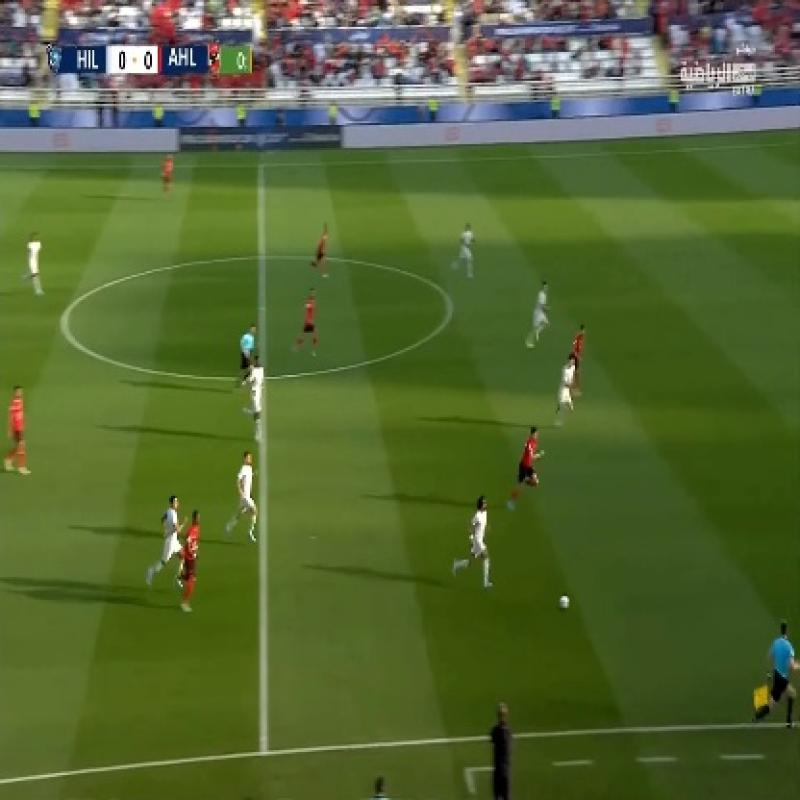
#> input picture Football Field.yolov11/test/images/02bb739e-8050-44b9-92e8-360945611fc0_jpg.rf.yLQYU0VUFDPMMO5NLO6e.jpg, 800 x 800 px; its folder holds only this picture in this run
$ python prepare_ball_dataset.py
#> lines starting #> are read from the running program, lines starting #| are printed output that depends on the picture
#> call 4 of build_split, with split = 'test', degrade_frac = 0, out_name = 'test_lowq', degrade_all = True
#> in build_split, img is the input picture: shape (800, 800, 3); mean B, G, R 51.7, 102.7, 84.4
"""
Prepara el dataset de balón con aumentado de DEGRADACIÓN para vídeo de baja calidad.
====================================================================================

Construye datasets/soccer_ball_lowq/ a partir de "Soccer-Ball-Detection 2.v5i.yolov11":

- train: enlaces simbólicos a las imágenes originales + una copia DEGRADADA
  del 60% de ellas (compresión JPEG fuerte, downscale-upscale, ruido gaussiano,
  motion blur, cambios de brillo/gamma, desaturación). Las labels no cambian
  (las degradaciones son fotométricas, no geométricas).
- valid: original limpio (mide rendimiento real sin trampas).
- test / test_lowq: original limpio y versión degradada completa, para evaluar
  la robustez a baja calidad por separado.

Uso:
    python scripts/prepare_ball_dataset.py
"""

import os
import random
import shutil
from pathlib import Path

import cv2
import numpy as np

REPO = Path(__file__).resolve().parent.parent
SRC = REPO / "Soccer-Ball-Detection 2.v5i.yolov11"
DST = REPO / "datasets" / "soccer_ball_lowq"
DEGRADE_FRACTION = 0.60  # fracción del train que recibe copia degradada
SEED = 42


def degrade(img: np.ndarray, rng: random.Random) -> np.ndarray:
    """Aplica una combinación aleatoria de degradaciones típicas de vídeo
    amateur: cámara barata, streaming recomprimido, poca luz, zoom digital."""
    h, w = img.shape[:2]
    out = img

    # 1. Pérdida de resolución (zoom digital / vídeo reescalado): siempre
    factor = rng.uniform(0.30, 0.70)
    small = cv2.resize(out, (max(2, int(w * factor)), max(2, int(h * factor))),
                       interpolation=cv2.INTER_AREA)
    out = cv2.resize(small, (w, h), interpolation=rng.choice(
        [cv2.INTER_LINEAR, cv2.INTER_NEAREST, cv2.INTER_CUBIC]))

    # 2. Motion blur (cámara en mano / panning brusco)
    if rng.random() < 0.5:
        k = rng.choice([5, 7, 9, 11])
        kernel = np.zeros((k, k), np.float32)
        angle = rng.uniform(0, 180)
        cv2.line(kernel,
                 (0, k // 2), (k - 1, k // 2), 1.0, 1)
        M = cv2.getRotationMatrix2D((k / 2 - 0.5, k / 2 - 0.5), angle, 1.0)
        kernel = cv2.warpAffine(kernel, M, (k, k))
        kernel /= max(kernel.sum(), 1e-6)
        out = cv2.filter2D(out, -1, kernel)

    # 3. Ruido gaussiano (sensor barato / poca luz)
    if rng.random() < 0.6:
        sigma = rng.uniform(4, 18)
        noise = np.random.default_rng(rng.randrange(2**31)).normal(0, sigma, out.shape)
        out = np.clip(out.astype(np.float32) + noise, 0, 255).astype(np.uint8)

    # 4. Brillo / gamma (contraluz, atardecer, focos)
    if rng.random() < 0.6:
        gamma = rng.uniform(0.6, 1.7)
        lut = np.clip(((np.arange(256) / 255.0) ** gamma) * 255.0, 0, 255).astype(np.uint8)
        out = cv2.LUT(out, lut)
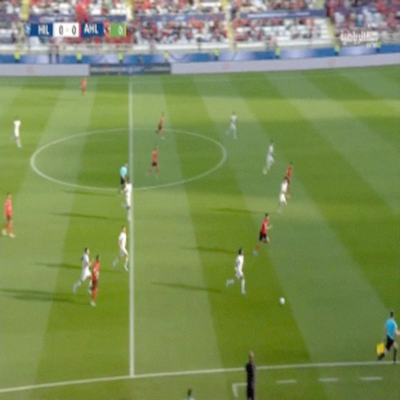
#> out: shape (800, 800, 3) (shown at 1/2 size); mean B, G, R 85.6, 141.7, 124.2

    # 5. Desaturación (vídeo lavado)
    if rng.random() < 0.3:
        gray = cv2.cvtColor(out, cv2.COLOR_BGR2GRAY)
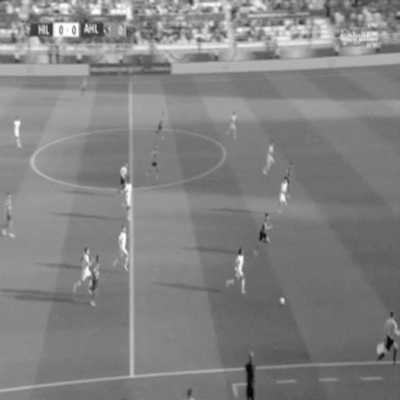
#> gray: shape (800, 800) (shown at 1/2 size); min 0, max 255, mean 130.1
        alpha = rng.uniform(0.4, 0.8)
        out = cv2.addWeighted(out, alpha, cv2.cvtColor(gray, cv2.COLOR_GRAY2BGR), 1 - alpha, 0)
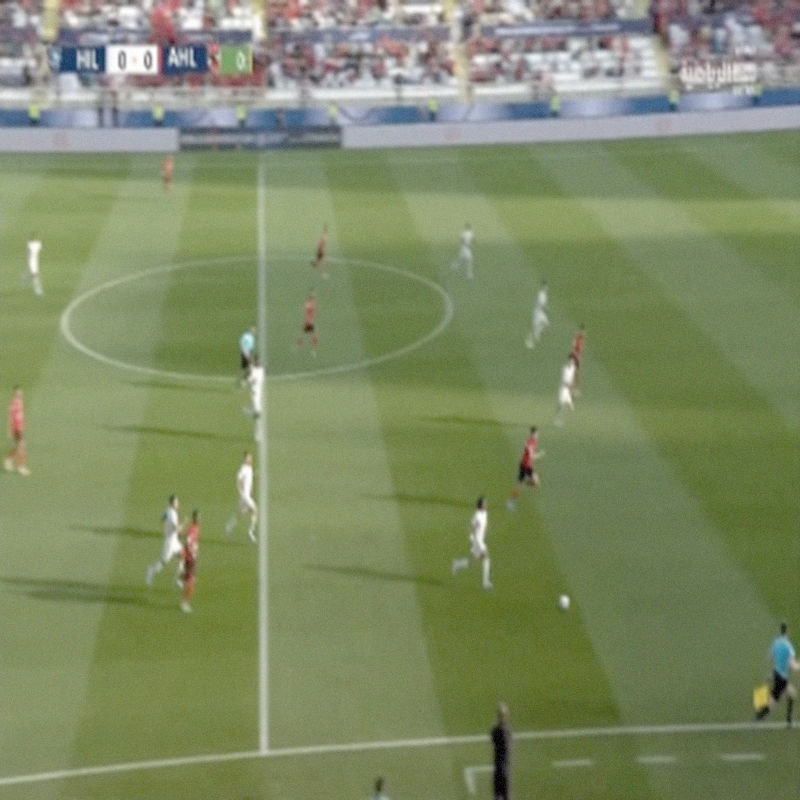
#> out: shape (800, 800, 3); mean B, G, R 100.7, 137.8, 126.2

    # 6. Compresión JPEG agresiva (streaming / WhatsApp): siempre
    quality = rng.randint(15, 55)
    ok, enc = cv2.imencode('.jpg', out, [cv2.IMWRITE_JPEG_QUALITY, quality])
    if ok:
        out = cv2.imdecode(enc, cv2.IMREAD_COLOR)

    return out


def link(src: Path, dst: Path):
    if dst.exists():
        return
    os.symlink(src.resolve(), dst)


def build_split(split: str, degrade_frac: float, rng: random.Random,
                out_name: str = None, degrade_all: bool = False):
    out_name = out_name or split
    img_out = DST / out_name / "images"
    lbl_out = DST / out_name / "labels"
    img_out.mkdir(parents=True, exist_ok=True)
    lbl_out.mkdir(parents=True, exist_ok=True)

    images = sorted((SRC / split / "images").glob("*.jpg"))
    n_degraded = 0
    for img_path in images:
        lbl_path = SRC / split / "labels" / (img_path.stem + ".txt")
        if degrade_all:
            img = cv2.imread(str(img_path))
            if img is None:
                continue
            cv2.imwrite(str(img_out / img_path.name), degrade(img, rng))
            if lbl_path.exists():
                shutil.copy(lbl_path, lbl_out / lbl_path.name)
            n_degraded += 1
            continue

        # Original (symlink, sin duplicar disco)
        link(img_path, img_out / img_path.name)
        if lbl_path.exists():
            link(lbl_path, lbl_out / lbl_path.name)

        # Copia degradada
        if rng.random() < degrade_frac:
            img = cv2.imread(str(img_path))
            if img is None:
                continue
            deg_name = img_path.stem + "_lowq.jpg"
            cv2.imwrite(str(img_out / deg_name), degrade(img, rng))
            if lbl_path.exists():
                shutil.copy(lbl_path, lbl_out / (img_path.stem + "_lowq.txt"))
            n_degraded += 1

    total = len(list(img_out.glob('*.jpg')))
    print(f"  {out_name}: {total} imágenes ({n_degraded} degradadas)")


def main():
    rng = random.Random(SEED)
    print(f"Construyendo {DST} ...")
    if DST.exists():
        shutil.rmtree(DST)

    build_split("train", DEGRADE_FRACTION, rng)
    build_split("valid", 0.0, rng)
    build_split("test", 0.0, rng)
    build_split("test", 0.0, rng, out_name="test_lowq", degrade_all=True)

    (DST / "data.yaml").write_text(
        f"path: {DST}\n"
        "train: train/images\n"
        "val: valid/images\n"
        "test: test/images\n"
        "nc: 1\n"
        "names: ['ball']\n"
    )
    print(f"✓ data.yaml escrito en {DST / 'data.yaml'}")


if __name__ == "__main__":
    main()

$ run again, on Football Field.yolov11/test/images/18a5ae0b-6ddb-499d-afcc-27b790e6d767_jpg.rf.6wIfbkyZazjc0nZROQL6.jpg
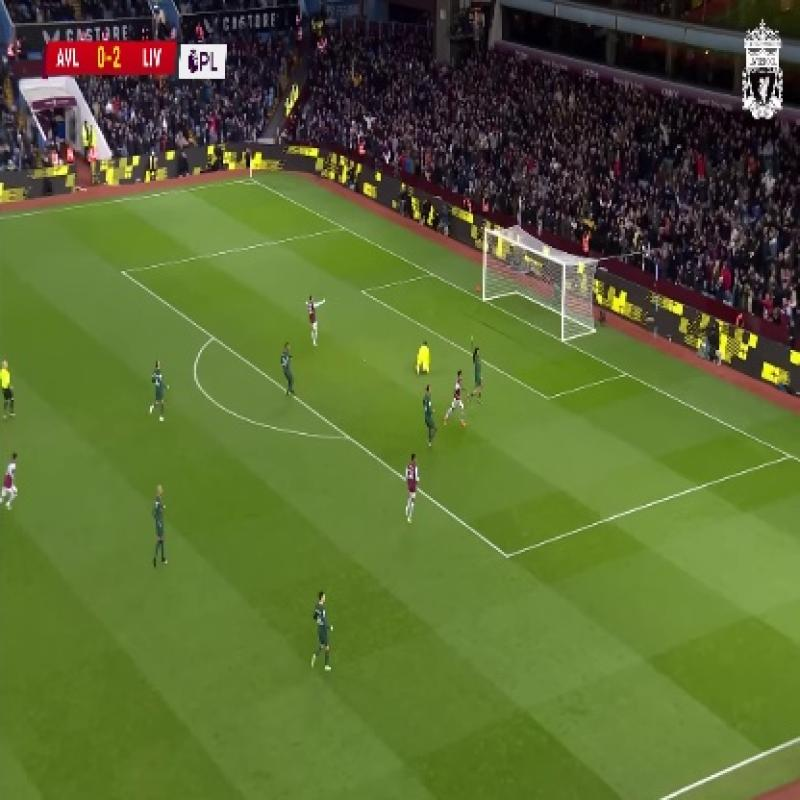
#> input picture Football Field.yolov11/test/images/18a5ae0b-6ddb-499d-afcc-27b790e6d767_jpg.rf.6wIfbkyZazjc0nZROQL6.jpg, 800 x 800 px
#> in build_split, img is the input picture: shape (800, 800, 3); mean B, G, R 50.6, 104.6, 89.5
#> in degrade, `gray = cv2.cvtColor(out, cv2.COLOR_BGR2GRAY)`:
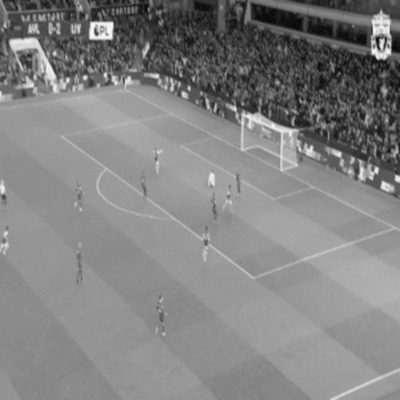
#> gray: shape (800, 800) (shown at 1/2 size); min 0, max 255, mean 130.2
#> in degrade, `out = cv2.addWeighted(out, alpha, cv2.cvtColor(gray, cv2.COLOR_GRAY2BG..`:
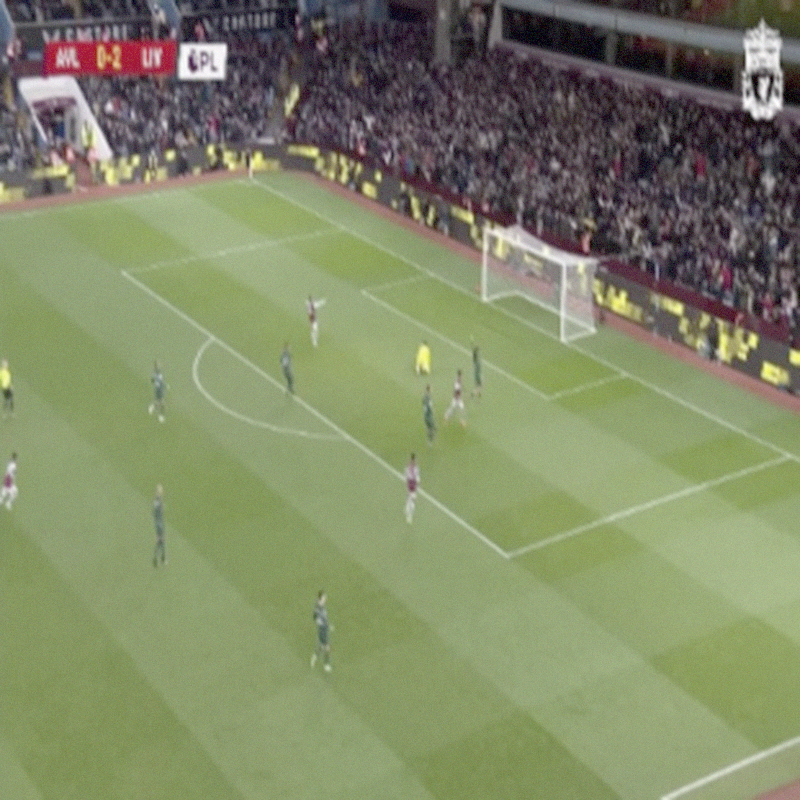
#> out: shape (800, 800, 3); mean B, G, R 102.8, 136.3, 128.7

$ run again, on Football Field.yolov11/test/images/2790909e-069f-4ace-b879-37cd23ea250a_jpg.rf.vMSp3pDgDQm4aMcWSwC8.jpg
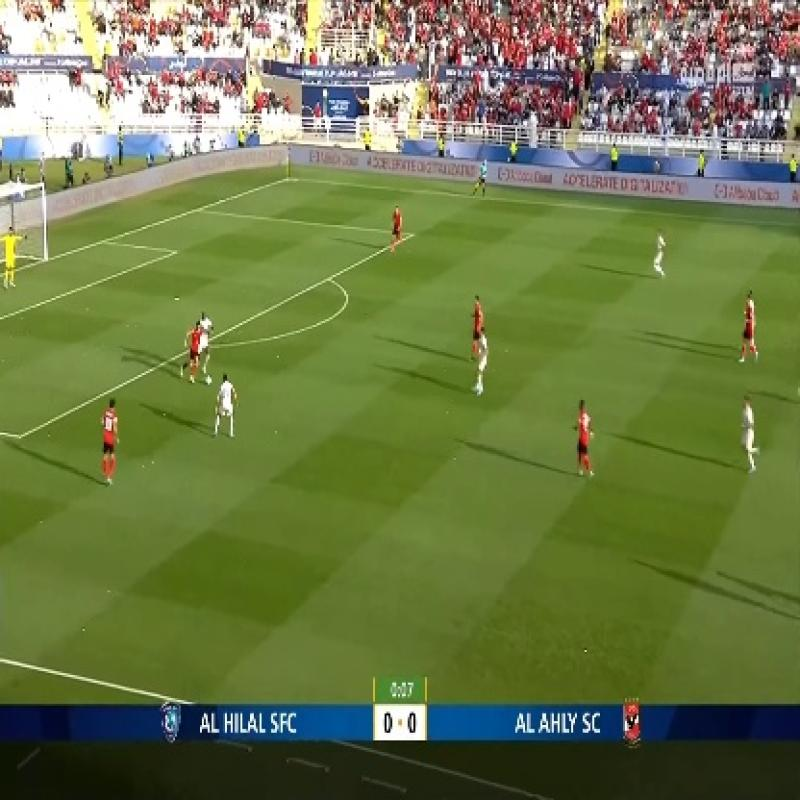
#> input picture Football Field.yolov11/test/images/2790909e-069f-4ace-b879-37cd23ea250a_jpg.rf.vMSp3pDgDQm4aMcWSwC8.jpg, 800 x 800 px
#> in build_split, img is the input picture: shape (800, 800, 3); mean B, G, R 72.4, 121.6, 108.9
#> in degrade, `gray = cv2.cvtColor(out, cv2.COLOR_BGR2GRAY)`:
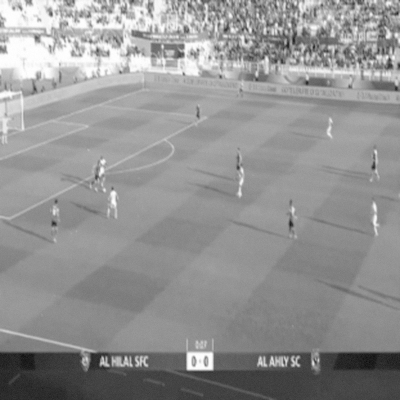
#> gray: shape (800, 800) (shown at 1/2 size); min 8, max 255, mean 146.9
#> in degrade, `out = cv2.addWeighted(out, alpha, cv2.cvtColor(gray, cv2.COLOR_GRAY2BG..`:
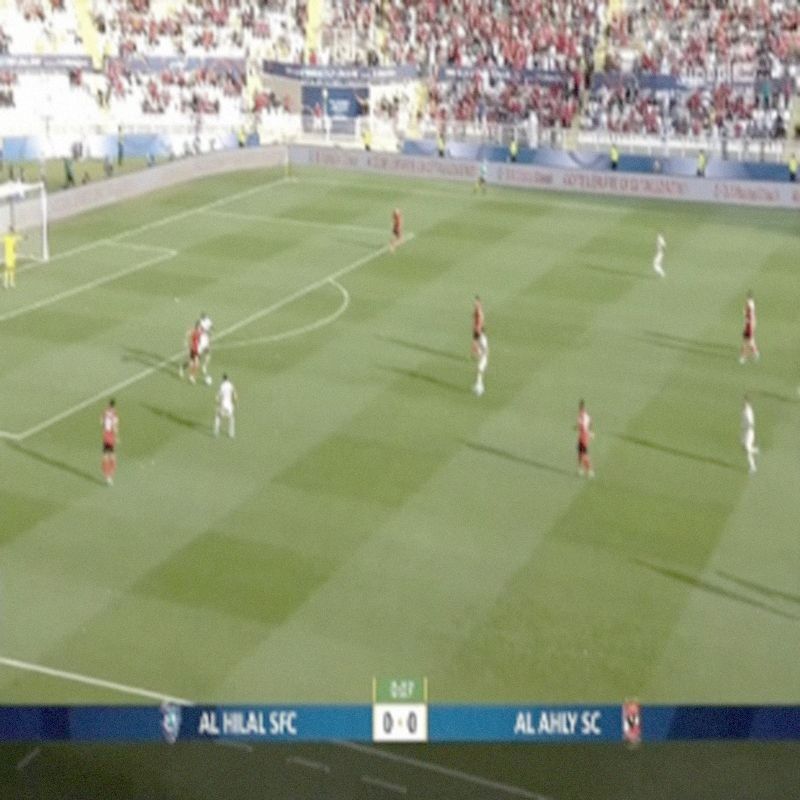
#> out: shape (800, 800, 3); mean B, G, R 121, 153, 145
